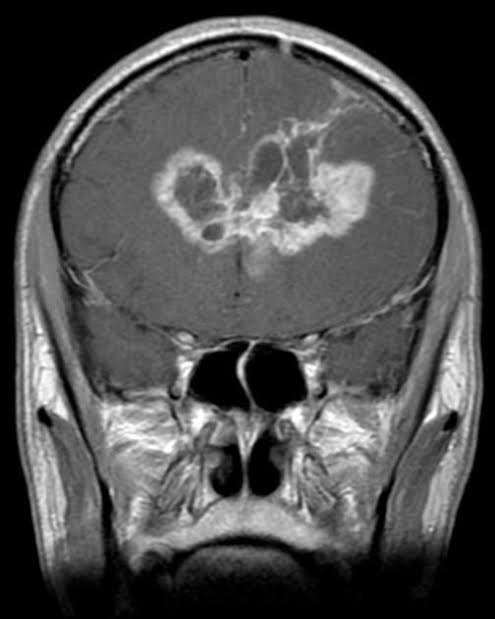
#> input picture week-4/data/mri/Testing/glioma_tumor/image.jpg, 495 x 619 px
$ python bestoutta3def.py ../../../week-4/data/mri/Testing/glioma_tumor/image.jpg
#> lines starting #> are read from the running program, lines starting #| are printed output that depends on the picture
#> further down, img is the input picture: shape (619, 495, 3); min 0, max 255, mean 78.6
import cv2
import numpy as np
import sys
import os


def majority_vote(preds):
    """Return the most common string in preds."""
    if not preds:
        return "unknown"
    counts = {}
    for p in preds:
        counts[p] = counts.get(p, 0) + 1
    return max(counts.items(), key=lambda x: x[1])[0]


def apply_transformations(img):
    """Return a list of three variants: blur, noise, and rotated."""
    h, w = img.shape[:2]
#> h = 619; w = 495

    # 1) Gaussian blur
    blur = cv2.GaussianBlur(img, (5, 5), 0)

    # 2) additive Gaussian noise
    noise = img.astype(np.int16)
    noise += np.random.normal(scale=25, size=noise.shape).astype(np.int16)
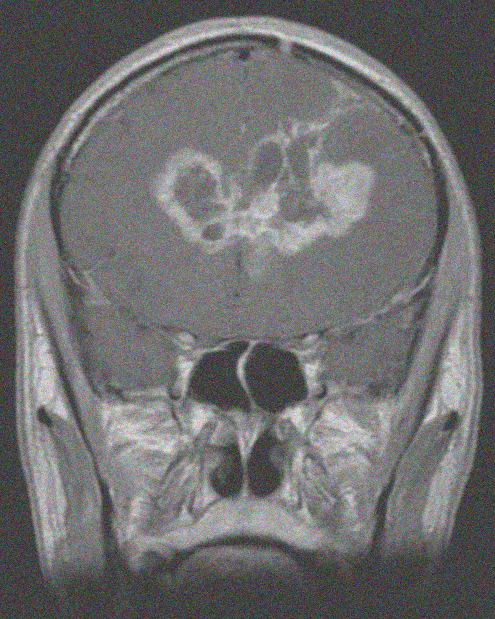
#> noise: shape (619, 495, 3) int16; mean B, G, R 78.6, 78.6, 78.6; drawn with min black and max white
    noise = np.clip(noise, 0, 255).astype(np.uint8)
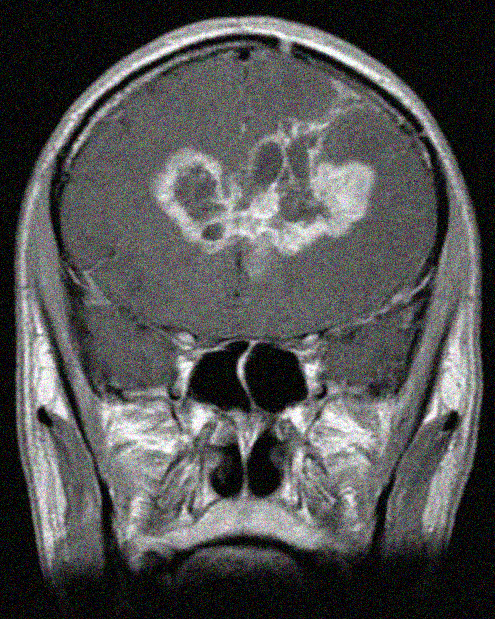
#> noise: shape (619, 495, 3); mean B, G, R 81.3, 81.3, 81.3

    # 3) rotation by 15 degrees around center
    M = cv2.getRotationMatrix2D((w // 2, h // 2), 15, 1.0)
    rot = cv2.warpAffine(img, M, (w, h))
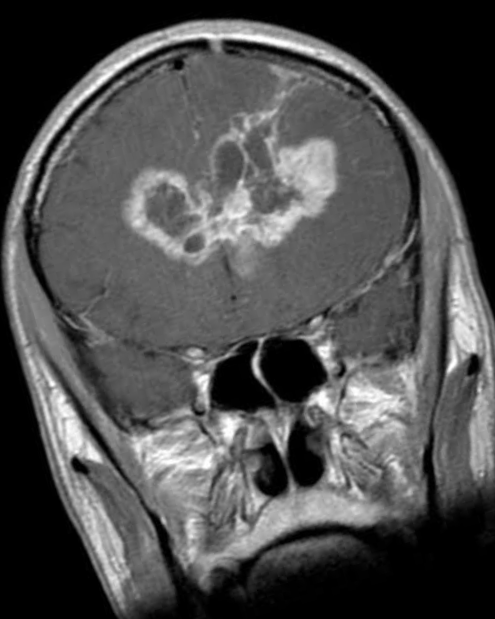
#> rot: shape (619, 495, 3); min 0, max 255, mean 78.1

    return [blur, noise, rot]


if __name__ == "__main__":
    if len(sys.argv) != 2:
        print("usage: python bestoutta3def.py path/to/image.jpg")
        sys.exit(1)

    inp = sys.argv[1]
    img = cv2.imread(inp)
    if img is None:
        print(f"couldn't open {inp}")
        sys.exit(1)

    variants = apply_transformations(img)
#> variants = 3 items

    base = os.path.splitext(os.path.basename(inp))[0]
    out_dir = os.path.dirname(inp) or "."
    names = [f"{base}_blur.jpg", f"{base}_noise.jpg", f"{base}_rot.jpg"]

    for name, var in zip(names, variants):
        outpath = os.path.join(out_dir, name)
        cv2.imwrite(outpath, var)
        print(f"wrote {outpath}")
#> this loop made 3 passes
#> name on passes 1 to 3: 'image_blur.jpg', 'image_noise.jpg', 'image_rot.jpg'
#| wrote ../../../week-4/data/mri/Testing/glioma_tumor/image_blur.jpg
#| wrote ../../../week-4/data/mri/Testing/glioma_tumor/image_noise.jpg
#| wrote ../../../week-4/data/mri/Testing/glioma_tumor/image_rot.jpg
